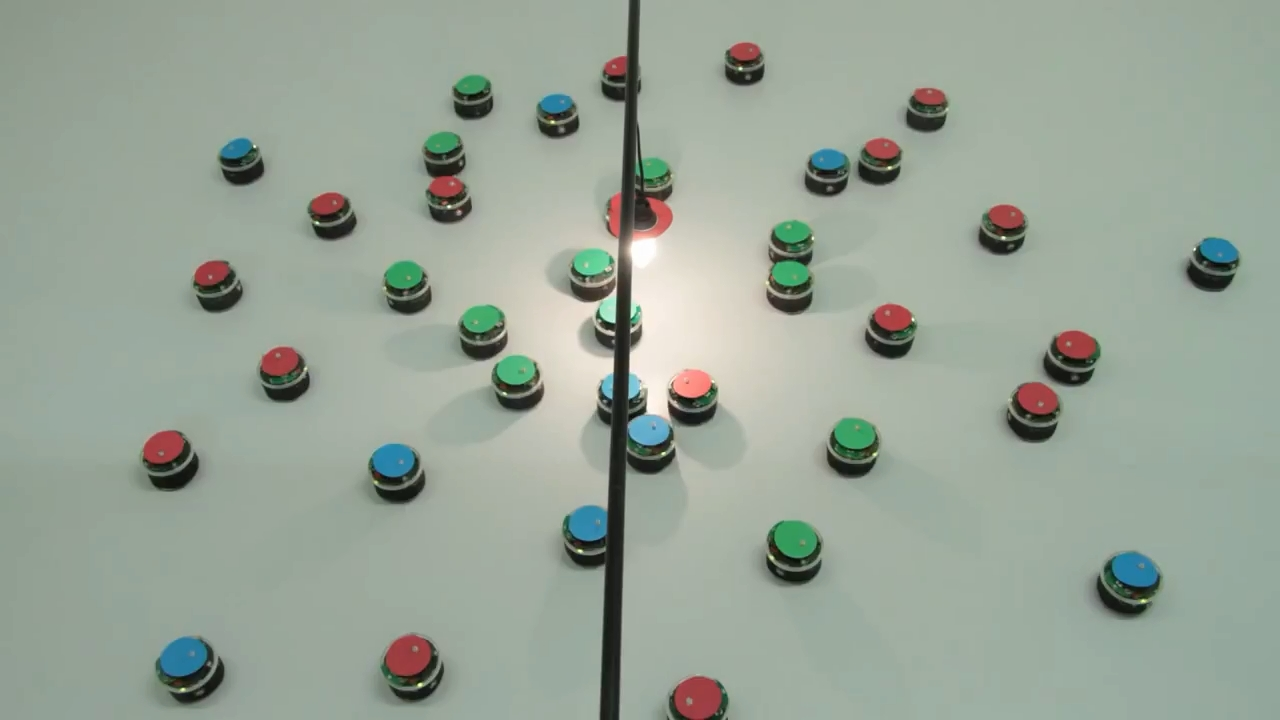
//> input picture Litvinov_Oleg/СТЗ/Lab3_task3/Lab3_task3/roi_robotov.jpg, 1280 x 720 px
$ ./Source   (built with g++ and OpenCV 4)
//> lines starting //> are read from the running program, lines starting //| are printed output that depends on the picture; after the words box and inside, x2 and y2 are one past the last pixel; in counts of white or black regions, pixels touching at a corner belong together
#include <stdlib.h>
#include <stdio.h>
#include <opencv2\core\core.hpp>
#include <opencv2/imgproc/imgproc.hpp>
#include <opencv2/highgui/highgui.hpp>
#include <opencv2\imgcodecs.hpp>
#include <iostream>
#include <string>

using namespace std;
using namespace cv;

class Swarm_with_thresholds
{
public:
	//contains vehicle images
	Mat *img = new Mat[2];

	//values of hsv thresholds
	int Hue_down;
	int Hue_up;
	int Saturation_down;
	int Saturation_up;
	int Value_down;
	int Value_up;

	//dilate and erode kernel
	int kernel_size=5;

	//min and max points for contour
	int min_points_cnt = 70;
	int max_points_cnt = 167;

	//Constructor
	Swarm_with_thresholds(Mat *imgs,
		int input_Hue_down, int input_Hue_up,
		int input_Saturation_down, int input_Saturation_up,
		int input_Value_down, int input_Value_up)
	{
		for (int i = 0; i < 2; i++)
		{
			img[i] = imgs[i];
		}

		Hue_down = input_Hue_down;
		Hue_up = input_Hue_up;
		Saturation_down = input_Saturation_down;
		Saturation_up = input_Saturation_up;
		Value_down = input_Value_down;
		Value_up = input_Value_up;
	}

	//Constructor from existing instance
	Swarm_with_thresholds(const Swarm_with_thresholds &existing_instance)
	{
		for (int i = 0; i < 2; i++)
		{
			img[i] = existing_instance.img[i].clone();
		}

		Hue_down = existing_instance.Hue_down;
		Hue_up = existing_instance.Hue_up;
		Saturation_down = existing_instance.Saturation_down;
		Saturation_up = existing_instance.Saturation_up;
		Value_down = existing_instance.Value_down;
		Value_up = existing_instance.Value_up;
	}

	//Default constructor
	Swarm_with_thresholds()
	{
	}

	//Default destructor
	~Swarm_with_thresholds()
	{
	}

	void convert_rgb2hsv()
	{
		for (int i = 0; i < 2; i++)
		{
			cvtColor(img[i], img[i], CV_BGR2HSV);
		}
	}
};

void Trackbar_Callback(int pos, void* userdata);
void show_target(int kernel_size, Mat &img, int Hue_down, int Hue_up, int Saturation_down, int Saturation_up, int Value_down, int Value_up, int min_points_cnt, int max_points_cnt, string str);
int distance(int X1, int Y1, int X2, int  Y2);
Mat selecting_robots(Mat &img, Mat &target,
	int Hue_down, int Hue_up, int Saturation_down, int Saturation_up, int Value_down, int Value_up,
	int min_points_cnt, int max_points_cnt, int kernel_size, int Xlamp, int Ylamp,
	Scalar colour);

int main(int argc, char** argv)
{
	Mat *imgs = new Mat[2];
	imgs[0] = imread("roi_robotov.jpg");//0
//> imgs is the input picture: 720 rows x 1280 cols, CV_8UC3; mean B, G, R 151.4, 164, 152.4
	imgs[1] = imread("roi_robotov_1.jpg");//1
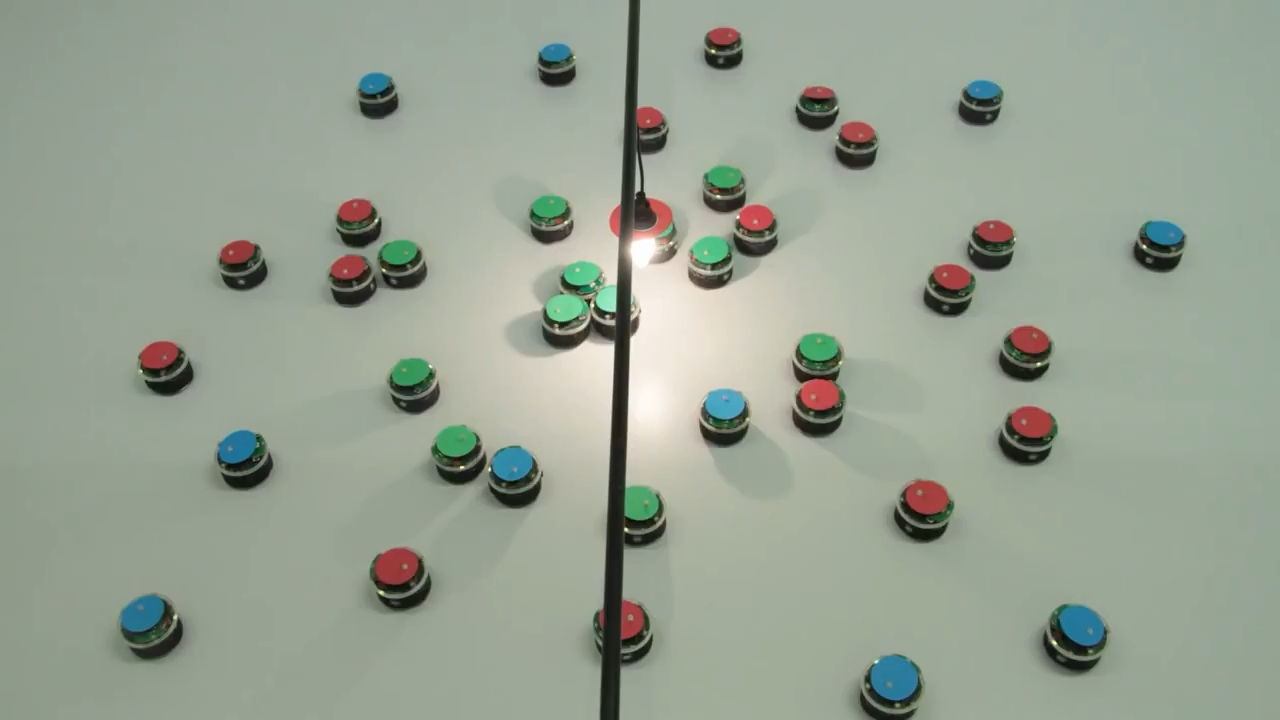
//> input picture Litvinov_Oleg/СТЗ/Lab3_task3/Lab3_task3/roi_robotov_1.jpg, 1280 x 720 px

	Swarm_with_thresholds *enemy_vehicles = new Swarm_with_thresholds(imgs, 0, 13, 35, 255, 0, 245);
	enemy_vehicles->convert_rgb2hsv();
//> after the loop in convert_rgb2hsv, `for (int i = 0; i < 2; i++)`: img: 720 rows x 1280 cols, CV_8UC3; mean H, S, V 57.8, 28.2, 165.9

	namedWindow("Threshold window");
	createTrackbar("Hue down", "Threshold window", &(enemy_vehicles->Hue_down), 179, Trackbar_Callback, enemy_vehicles);
	createTrackbar("Hue up", "Threshold window", &(enemy_vehicles->Hue_up), 179, Trackbar_Callback, enemy_vehicles);
	createTrackbar("Saturation down", "Threshold window", &(enemy_vehicles->Saturation_down), 255, Trackbar_Callback, enemy_vehicles);
	createTrackbar("Saturation up", "Threshold window", &(enemy_vehicles->Saturation_up), 255, Trackbar_Callback, enemy_vehicles);
	createTrackbar("Value down", "Threshold window", &(enemy_vehicles->Value_down), 255, Trackbar_Callback, enemy_vehicles);
	createTrackbar("Value up", "Threshold window", &(enemy_vehicles->Value_up), 255, Trackbar_Callback, enemy_vehicles);
	//createTrackbar("min points ", "Threshold window", &(enemy_vehicles->min_points_cnt), 300, Trackbar_Callback, enemy_vehicles);
	//createTrackbar("max points ", "Threshold window", &(enemy_vehicles->max_points_cnt), 300, Trackbar_Callback, enemy_vehicles);
	//createTrackbar("kernel size ", "Threshold window", &(enemy_vehicles->kernel_size), 15, Trackbar_Callback, enemy_vehicles);

	waitKey(0);
	return 0;
}

void Trackbar_Callback(int pos, void* userdata)
{
//> called with pos = 0
	Swarm_with_thresholds *swarm_with_thresholds = (Swarm_with_thresholds*)userdata;

	cout << "Hue down " << swarm_with_thresholds->Hue_down << '\n';
	cout << "Hue up " << swarm_with_thresholds->Hue_up << '\n' << '\n';
	cout << "Saturation down " << swarm_with_thresholds->Saturation_down << '\n';
	cout << "Saturation up " << swarm_with_thresholds->Saturation_up << '\n' << '\n';
	cout << "Value down " << swarm_with_thresholds->Value_down << '\n';
	cout << "Value up " << swarm_with_thresholds->Value_up << '\n' << '\n';
	cout << "min points in contour " << swarm_with_thresholds->min_points_cnt << '\n';
	cout << "max points in contour " << swarm_with_thresholds->max_points_cnt << '\n';
	cout << "--------------------\n";

	for (int i = 0; i < 2; i++)
	{
		show_target(swarm_with_thresholds->kernel_size, swarm_with_thresholds->img[i],
			swarm_with_thresholds->Hue_down, swarm_with_thresholds->Hue_up,
			swarm_with_thresholds->Saturation_down, swarm_with_thresholds->Saturation_up,
			swarm_with_thresholds->Value_down, swarm_with_thresholds->Value_up,
			swarm_with_thresholds->min_points_cnt, swarm_with_thresholds->max_points_cnt,
			to_string(i + 1));
	}
//> this loop made 2 passes
//> pass 1, in show_target, `inRange(img, Vec3b(0, 0, 248), Vec3b(179, 10, 255), lamp_pixels);`:
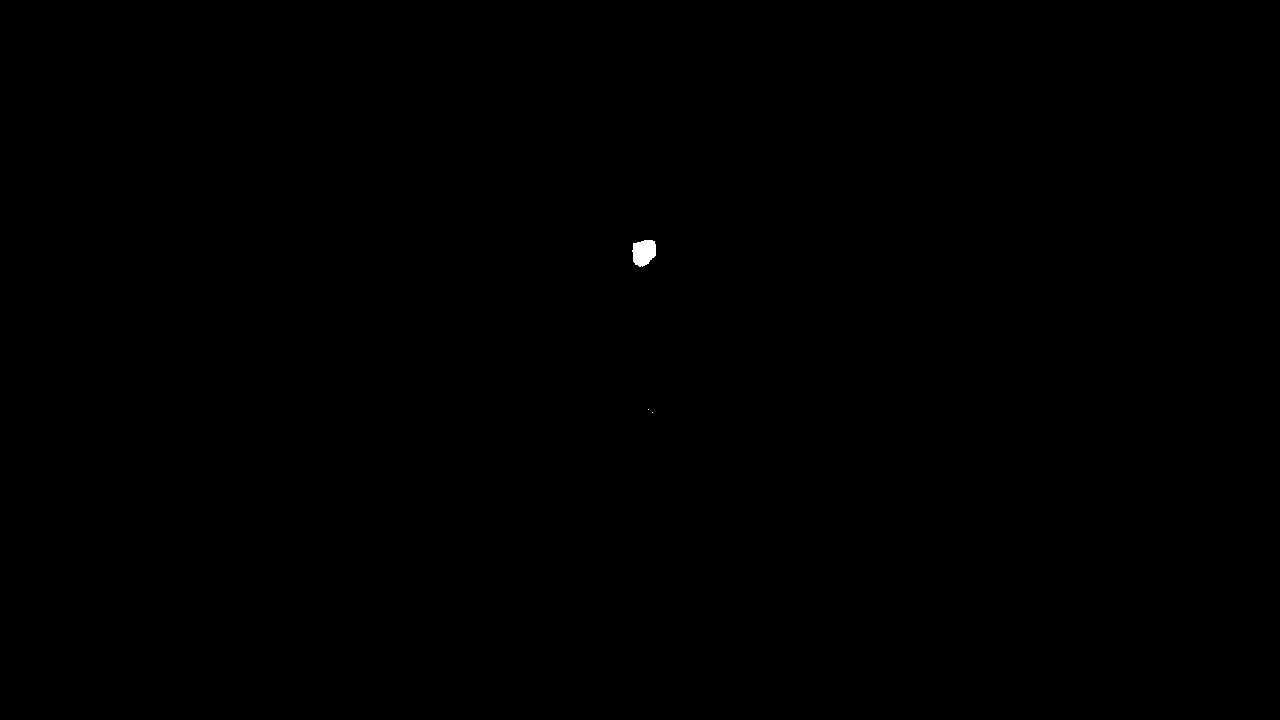
//> lamp_pixels: 720 rows x 1280 cols, CV_8UC1; 0.06% white; 3 white regions (2 under 20 px), largest, box (x1, y1, x2, y2) and area: (632, 240, 656, 267) 507
//> pass 1, in selecting_robots, `dilate(colour_pixels, colour_pixels, getStructuringElement(MORPH_ELLIP..`:
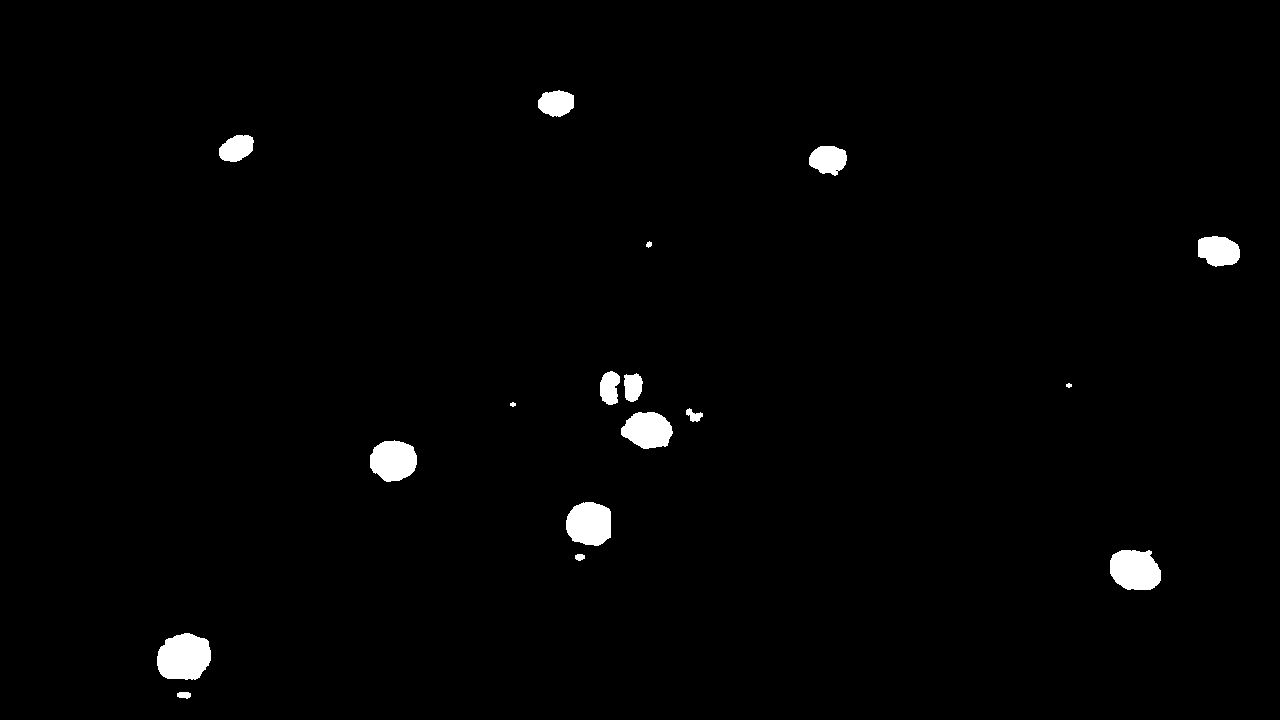
//> colour_pixels: 720 rows x 1280 cols, CV_8UC1; 1.4% white; 17 white regions, largest, box (x1, y1, x2, y2) and area: (157, 633, 211, 680) 2033, (1110, 550, 1161, 590) 1690, (566, 502, 611, 546) 1630
//> pass 1, in selecting_robots, `erode(colour_pixels, colour_pixels, getStructuringElement(MORPH_ELLIPS..`:
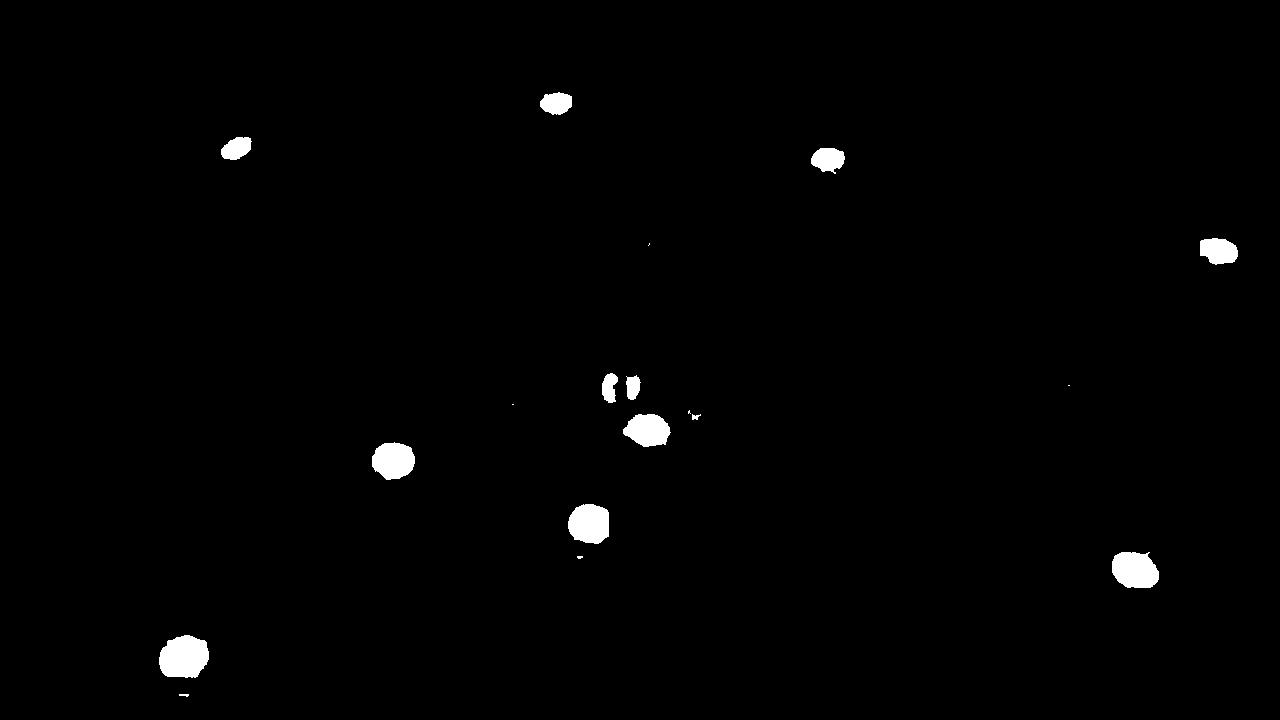
//> colour_pixels: 720 rows x 1280 cols, CV_8UC1; 1.1% white; 18 white regions (5 under 20 px), largest, box (x1, y1, x2, y2) and area: (159, 635, 209, 678) 1708, (1112, 552, 1159, 588) 1387, (568, 504, 609, 544) 1348
}

void show_target(int kernel_size, Mat &img, int Hue_down, int Hue_up, int Saturation_down, int Saturation_up, int Value_down, int Value_up, int min_points_cnt, int max_points_cnt, string str)
{
	Mat target = img.clone();

	//Selecting lamp and finding center point
	Mat lamp_pixels;
	inRange(img, Vec3b(0, 0, 248), Vec3b(179, 10, 255), lamp_pixels);
	vector<vector<Point>> lamp_cnts;
	findContours(lamp_pixels.clone(), lamp_cnts, CV_RETR_LIST, CV_CHAIN_APPROX_NONE);
	int Xlamp, Ylamp;
	for (int i = 0; i < lamp_cnts.size(); i++)
	{
		if (lamp_cnts[i].size() > 70)
		{
			Moments mnts = moments(lamp_cnts[i]);
			double m00 = mnts.m00;
			double m01 = mnts.m01;
			double m10 = mnts.m10;
			Xlamp = int(m10 / m00);
			Ylamp = int(m01 / m00);
			circle(target, { Xlamp, Ylamp }, 5, Scalar(0, 0, 0), -1);
		}
	}


	//Selecting blue robots and finding the nearest of them to the lamp
	target = selecting_robots(img, target,
		90, 107, 0, 255, 0, 255,
		70, 500, kernel_size, Xlamp, Ylamp, Scalar(120, 255, 255));

	//Selecting red robots and finding the nearest of them to the lamp
	target = selecting_robots(img, target,
		Hue_down, Hue_up, Saturation_down, Saturation_up, Value_down, Value_up,
		70, 167, kernel_size, Xlamp, Ylamp, Scalar(0, 255, 255));

	//Selecting green robots and finding the nearest of them to the lamp
	target = selecting_robots(img, target,
		54, 82, 59, 166, 143, 255,
		49, 500, kernel_size, Xlamp, Ylamp, Scalar(60, 255, 255));


	cvtColor(target, target, CV_HSV2BGR);//потом закинуть это под конец перед отрисовкой точек и контуров
	imshow("Target point " + str, target);
}

int distance(int X1, int Y1, int X2, int  Y2)
{
	return int(sqrt(pow((X1 - X2), 2) + pow((Y1 - Y2), 2)));
}

Mat selecting_robots(Mat &img, Mat &target,
	int Hue_down, int Hue_up, int Saturation_down, int Saturation_up, int Value_down, int Value_up,
	int min_points_cnt, int max_points_cnt, int kernel_size, int Xlamp, int Ylamp,
	Scalar colour)
{
	Mat colour_pixels;
	inRange(img, Vec3b(Hue_down, Saturation_down, Value_down), Vec3b(Hue_up, Saturation_up, Value_up), colour_pixels);
	dilate(colour_pixels, colour_pixels, getStructuringElement(MORPH_ELLIPSE, Size(kernel_size, kernel_size)), Point(-1, -1), 1);
	erode(colour_pixels, colour_pixels, getStructuringElement(MORPH_ELLIPSE, Size(kernel_size, kernel_size)), Point(-1, -1), 1);
	//Furious crutch for red robot. Draws a line in the lowest row to make cntr closed
	if (colour == Scalar(0, 255, 255))
	{
		//Mat imrow = colour_pixels.row(i);
		bool flag_begin = 0;
		int counter = 0;
		int min = 10;
		int max = 20;
		for (int j = 0; j < colour_pixels.cols; j++)
		{
			counter += flag_begin * (1);
			if (colour_pixels.at<uchar>(colour_pixels.rows-1, j) == 255)
			{
				if (flag_begin == 0)
				{
					flag_begin = 1;
					counter = 0;
				}
				else
				{
					if ((counter > min) && (counter < max))
					{
						//imshow("selection before", colour_pixels.row(i));
						for (int k = counter; k > 0; k--)
						{
							colour_pixels.at<uchar>(colour_pixels.rows-1, j - k) = 255;
						}
						//imshow("selection after", colour_pixels.row(i));
					}
					else
					{
						flag_begin = 1;
						counter = 0;
					}
				}
			}
		}
	}
	//Crutch for blue robot to collect it from two halfs. Find lines of colour_pixels with a gap of 10-20 pixels
	if (colour == Scalar(120, 255, 255))
	{
		for (int i = 0; i < colour_pixels.rows; i++)
		{
			//Mat imrow = colour_pixels.row(i);
			bool flag_begin = 0;
			int counter = 0;
			int min = 10;
			int max = 20;
			for (int j = 0; j < colour_pixels.cols; j++)
			{
				counter += flag_begin * (1);
				if (colour_pixels.at<uchar>(i, j) == 255)
				{
					if (flag_begin == 0)
					{
						flag_begin = 1;
						counter = 0;
					}
					else
					{
						if ((counter > min) && (counter < max))
						{
							//imshow("selection before", colour_pixels.row(i));
							for (int k = counter; k > 0; k--)
							{
								colour_pixels.at<uchar>(i, j - k) = 255;
							}
							//imshow("selection after", colour_pixels.row(i));
						}
						else
						{
							flag_begin = 1;
							counter = 0;
						}
					}
				}
			}
		}
	}
	imshow("after", colour_pixels);
	vector<vector<Point>> colour_cnts;
	findContours(colour_pixels.clone(), colour_cnts, CV_RETR_EXTERNAL, CV_CHAIN_APPROX_NONE);
	int min_red_dist, Xcolour=0, Ycolour=0;
	for (int i = 0; i < colour_cnts.size(); i++)
	{
		if ((colour_cnts[i].size() < max_points_cnt) && (colour_cnts[i].size() > min_points_cnt))
		{
			Moments mnts = moments(colour_cnts[i]);
			double m00 = mnts.m00;
			double m01 = mnts.m01;
			double m10 = mnts.m10;
			int Xc = int(m10 / m00);
			int Yc = int(m01 / m00);
			int dist = distance(Xc, Yc, Xlamp, Ylamp);
			if ((i == 0) || (dist < min_red_dist))
			{
				min_red_dist = dist;
				Xcolour = Xc;
				Ycolour = Yc;
			}
		}
		else
		{
			colour_cnts.erase(colour_cnts.begin() + i);
			i--;
		}
	}
	circle(target, { Xcolour, Ycolour }, 5, colour, -1);
	drawContours(target, colour_cnts, -1, colour, 2);
	return target;
}
